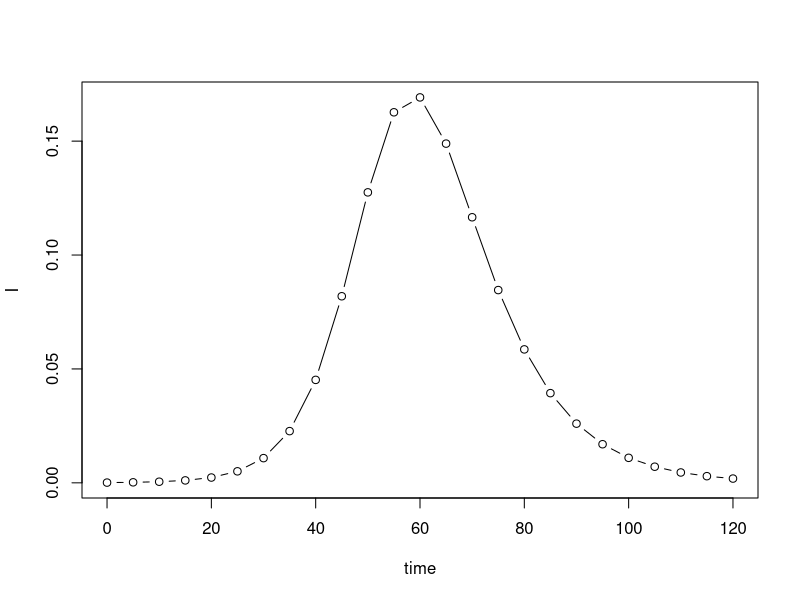
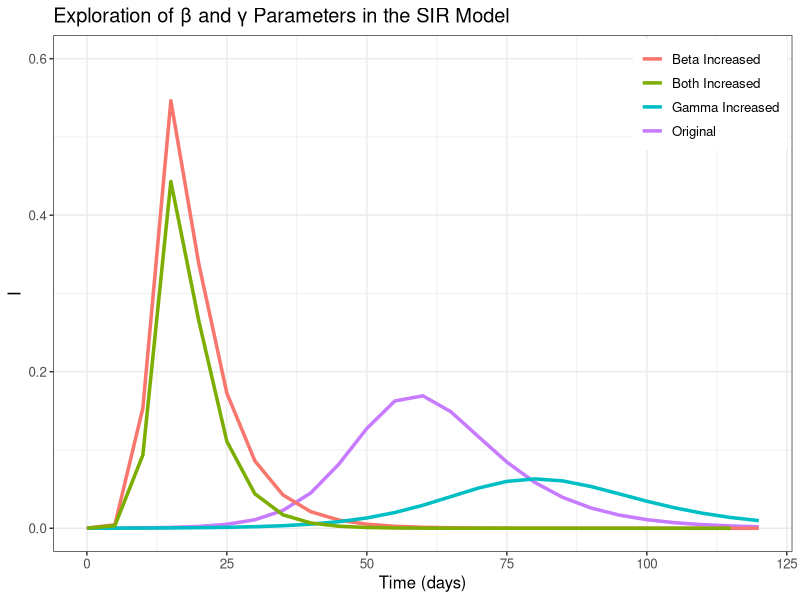
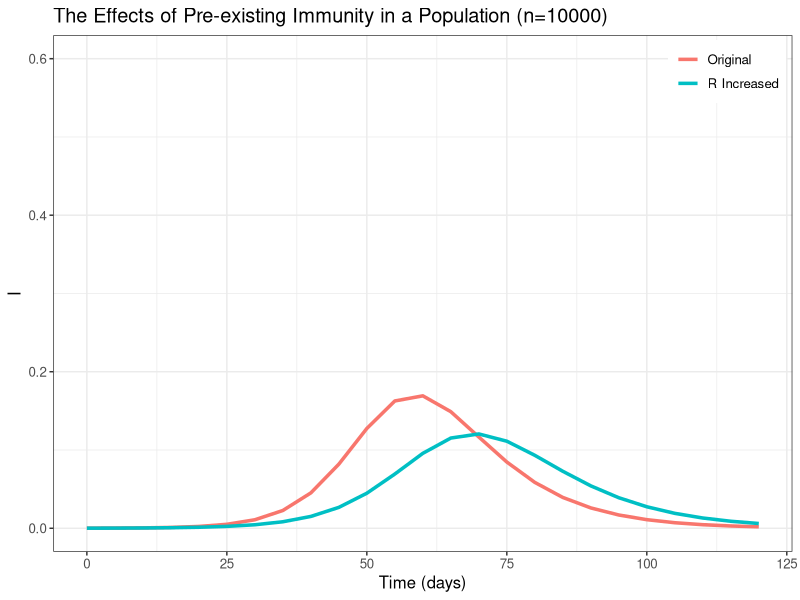
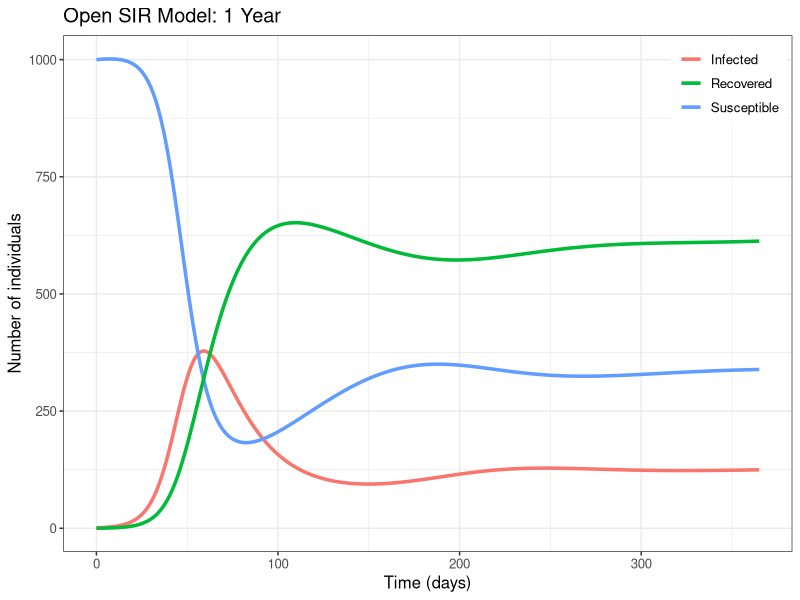
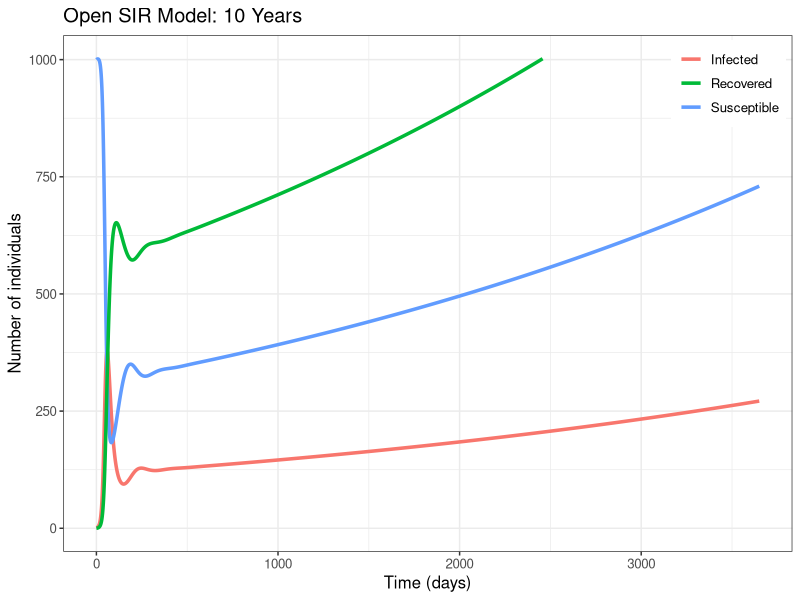
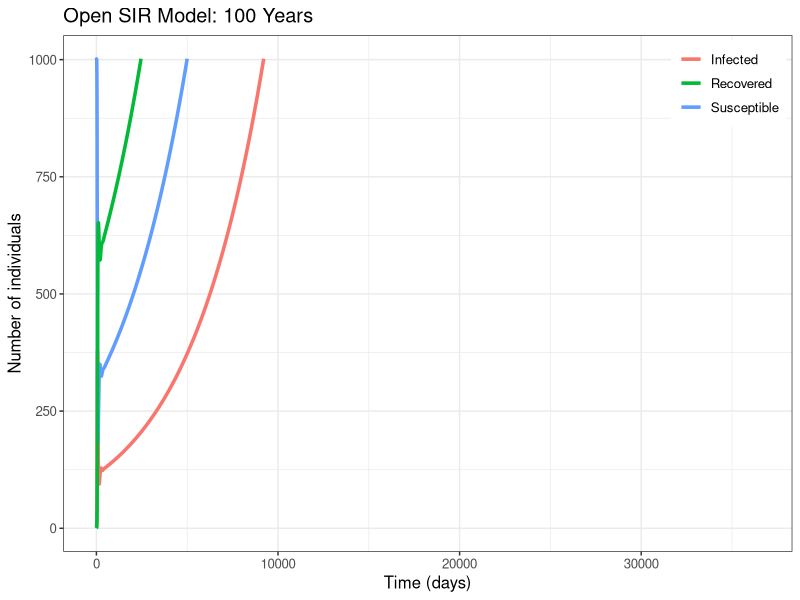
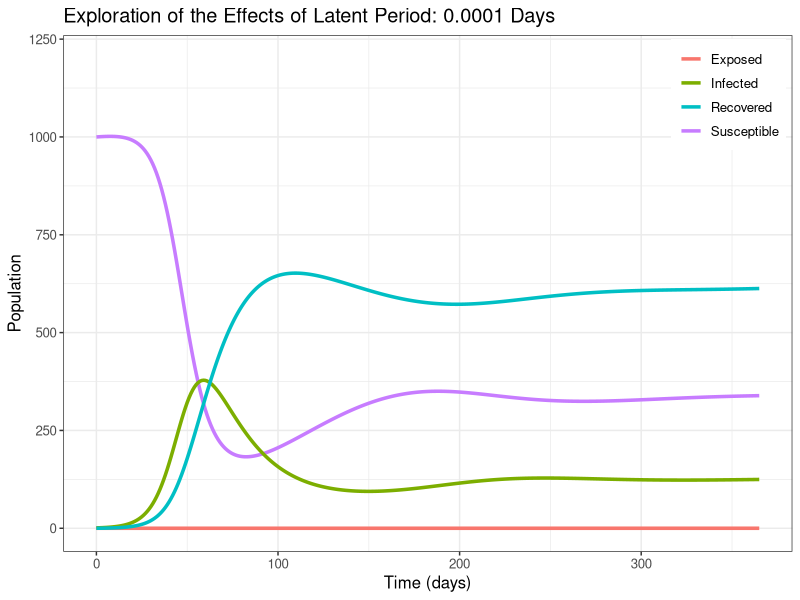
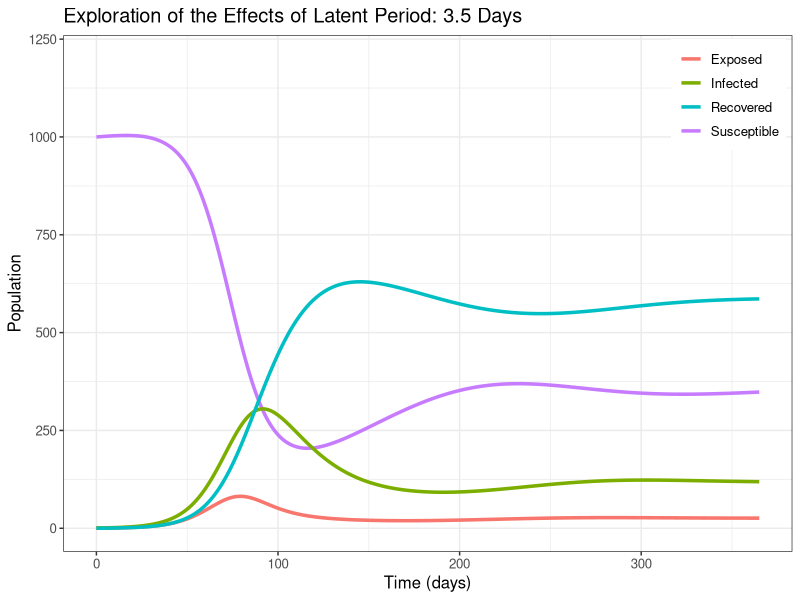

Reproduce these figures in R, in order.
#Coding and solving simple deterministic epidemiological models in R

#-------Load package to do numerical integration----
require(deSolve)
require(ggplot2)

#-------Setup a closed SIR model---------------
sir.model.closed <- function (t, x, params) { #here we begin a function with three arguments
   S <- x[1] #create local variable S, the first element of x
   I <- x[2] #create local variable I
   R <- x[3] #create local variable R
   with( #we can simplify code using "with"
     as.list(params), #this argument to "with" lets us use the variable names
     { #the system of rate equations
       dS <- -beta*S*I
       dI <- beta*S*I-gamma*I
       dR <- gamma*I
       dx <- c(dS,dI,dR) #combine results into a single vector dx
       list(dx) #return result as a list
       }
     )
   }

#--------Assign times, parameters and initial conditions--------------
times <- seq(0,120,by=5) #function seq returns a sequence
params <- c(beta=0.3,gamma=1/7) #function c "c"ombines values into a vector
xstart <- c(S=9999/10000,I=1/10000,R=0) #initial conditions

#---------Simulate a model trajectory------------

out <- as.data.frame(lsoda(xstart,times,sir.model.closed,params)) #result stored in dataframe

#----------Plot the model results-------------

plot(I~time,data=out,type='b') 
#plot the I variable against time Notice: this is a simple plot not using ggplot

#Exercise 1. Explore the dynamics of the system for different values of the β and γ parameters by simulating and plotting trajectories as time ----

times <- seq(0,120,by=5) #Keep the same time in days where there is an increase by 5 starting at 0 and ending at 120.
params <- c(beta=0.3,gamma=1/7) #The original beta and gamma value.
params2 <- c(beta=0.9,gamma=1/7) #Increase the beta and keep the gamma value the same.
params3 <- c(beta=0.3,gamma=1/5) #Increase the gamma and keep the beta value the same.
params4 <- c(beta=0.9,gamma=1/5) #Increase both gamma and beta.
xstart <- c(S=9999/10000,I=1/10000,R=0) #Keep the initial conditions the same.

out <- as.data.frame(lsoda(xstart,times,sir.model.closed,params)) 
out2 <- as.data.frame(lsoda(xstart,times,sir.model.closed,params2))
out3 <- as.data.frame(lsoda(xstart,times,sir.model.closed,params3))
out4 <- as.data.frame(lsoda(xstart,times,sir.model.closed,params4))
#Store the result of each in a dataframe to be used in the plots. 

Ex1 <-ggplot() + 
  geom_line(size = 1.2, data=out, aes(x=time, y=I, colour = "Original")) +
  geom_line(size = 1.2, data=out2, aes(x=time, y=I, colour = "Beta Increased" )) +
  geom_line(size = 1.2, data=out3, aes(x=time, y=I, colour = "Gamma Increased" )) +
  geom_line(size = 1.2, data=out4, aes(x=time, y=I, colour = "Both Increased" )) +
  ylim(0, 0.60) +
  xlim (0,120) +
  labs(title="Exploration of β and γ Parameters in the SIR Model", x = "Time (days)",
       y = "I") +
  theme_bw() +
  theme(text=element_text(size = 12)) +
  theme(legend.justification=c(0.99,0.99), 
        legend.position=c(0.99,0.99), 
        legend.title = element_text(colour="BLACK", size=12),
        text=element_text(size = 12)) +
  theme(legend.title=element_blank())
Ex1
#Created a graph with 4 seperate lines to show the effect of an increase in Beta/Gamma/Both.

#Exercise 2. Explore the dynamics of the system for one set of β and γ at different initial conditions. What happens if there is pre-existing immunity in the population?----

times <- seq(0,120,by=5) #Keep the same time in days where there is an increase by 5 starting at 0 and ending at 120.
params <- c(beta=0.3,gamma=1/7) #The original beta and gamma value.
xchange <- c(S=8999/10000,I=1/10000,R=1000/10000) #Change the initial conditions by increasing R to represent pre-existing immunity in the population.

outchange <- as.data.frame(lsoda(xchange,times,sir.model.closed,params)) 
#Store into a dataframe to be used during plotting.

Ex2 <-ggplot() + 
  geom_line(size = 1.2, data=out, aes(x=time, y=I, colour = "Original")) +
  geom_line(size = 1.2, data=outchange, aes(x=time, y=I, colour = "R Increased" )) +
  ylim(0, 0.60) +
  xlim (0,120) +
  labs(title="The Effects of Pre-existing Immunity in a Population (n=10000)", x = "Time (days)", y = "I") +
  theme_bw() +
  theme(text=element_text(size = 12)) +
  theme(legend.justification=c(0.99,0.99), legend.position=c(0.99,0.99), legend.title = element_text(colour="BLACK", size=12),text=element_text(size = 12)) +
  theme(legend.title=element_blank())
Ex2
#Created a graph with 2 lines: Original initial values and Increased R Values to show the effects of pre-existing immunity in a population. 

#Exercise 3. Modify the code given to study the dynamics of a demographically open SIR model----
openmodel <- function (t, x, parameters) { 
  S <- x[1] #Created a compartment for Susceptible
  I <- x[2] #Created a compartment for Infected
  R <- x[3] #Created a compartment for Recovered
  with( 
    as.list(parameters), 
    {
      dS <-  - (inf.prob*act.rate)*S*I/(S+I+R)  - ds.rate*S + b.rate*(S+I+R)
      dI <- (inf.prob*act.rate)*S*I/(S+I+R) - rec.rate*I - di.rate*I
      dR <- rec.rate*I - dr.rate*R
      dx <- c(dS,dI,dR) 
      list(dx) 
    }
  )
}
#Use an open model as demonstrated in Lab 2. There is the addition of a birth rate and death rate (one for each compartment) to the original SIR model which was closed.

time1 <- seq(0,365, by=1) #Set time1 to 365 days
time2 <- seq(0, 3650, by=1) #Set time2 to 3650 days
time3 <- seq(0, 36500, by=1) #Set time3 to 36500 days
parameters <- c(inf.prob = 0.2,act.rate = 1, rec.rate = 1/20, 
            b.rate = 1/95, ds.rate = 1/100, di.rate = 1/80, 
            dr.rate=1/100)
initial <- c(S=1000, I=1, R=0) #initial conditions

output1 <- as.data.frame(lsoda(initial,time1,openmodel,parameters)) 
output2 <- as.data.frame(lsoda(initial,time2,openmodel,parameters))
output3 <- as.data.frame(lsoda(initial,time3,openmodel,parameters))
#Save the results into a dataframe for each seperate time.

model1 <-ggplot() + 
  geom_line(size = 1.2, data=output1, aes(x=time, y=I, colour = "Infected")) +
  geom_line(size = 1.2, data=output1, aes(x=time, y=S, colour = "Susceptible" )) +
  geom_line(size = 1.2, data=output1, aes(x=time, y=R, colour = "Recovered" )) +
  ylim(0, 1002) +
  xlim (0, 365) +
  labs(title="Open SIR Model: 1 Year", x = "Time (days)",
       y = "Number of individuals") +
  theme_bw() +
  theme(text=element_text(size = 12)) +
  theme(legend.justification=c(0.99,0.99), 
        legend.position=c(0.99,0.99), 
        legend.title = element_text(colour="BLACK", size=12),
        text=element_text(size = 12)) +
  theme(legend.title=element_blank())

model1
#Created a graph with t = 365 days with 3 lines for SIR.

model2 <-ggplot() + 
  geom_line(size = 1.2, data=output2, aes(x=time, y=I, colour = "Infected")) +
  geom_line(size = 1.2, data=output2, aes(x=time, y=S, colour = "Susceptible" )) +
  geom_line(size = 1.2, data=output2, aes(x=time, y=R, colour = "Recovered" )) +
  ylim(0, 1002) +
  xlim (0, 3650) +
  labs(title="Open SIR Model: 10 Years", x = "Time (days)",
       y = "Number of individuals") +
  theme_bw() +
  theme(text=element_text(size = 12)) +
  theme(legend.justification=c(0.99,0.99), 
        legend.position=c(0.99,0.99), 
        legend.title = element_text(colour="BLACK", size=12),
        text=element_text(size = 12)) +
  theme(legend.title=element_blank())

model2
#Created a graph with t = 3650 days with 3 lines for SIR.

model3 <-ggplot() + 
  geom_line(size = 1.2, data=output3, aes(x=time, y=I, colour = "Infected")) +
  geom_line(size = 1.2, data=output3, aes(x=time, y=S, colour = "Susceptible" )) +
  geom_line(size = 1.2, data=output3, aes(x=time, y=R, colour = "Recovered" )) +
  ylim(0, 1002) +
  xlim (0, 36500) +
  labs(title="Open SIR Model: 100 Years", x = "Time (days)",
       y = "Number of individuals") +
  theme_bw() +
  theme(text=element_text(size = 12)) +
  theme(legend.justification=c(0.99,0.99), 
        legend.position=c(0.99,0.99), 
        legend.title = element_text(colour="BLACK", size=12),
        text=element_text(size = 12)) +
  theme(legend.title=element_blank())

model3
#Created a graph with t = 36500 days with 3 lines for SIR.

#Exercise 4. Modify the codes given to study the dynamics of an SEIR model.----
#For this question, use the following parameter values for the latent period: 0.0001 days, 3.5 days, 7 days, and 14 days.

SEIRmodel <- function (time, y, parameters2)
{
  S = y[1]#Created a compartment for Susceptible
  E = y[2]#Created a compartment for Exposed
  I = y[3]#Created a compartment for Infected
  R = y[4]#Created a compartment for Recovered
  with ( 
    as.list (parameters2),
    {
      dS <- - (inf.prob*act.rate)*S*I/(S+I+E+R)  - ds.rate*S + b.rate*(S+I+E+R)
      dE <- (inf.prob*act.rate)*S*I/(S+I+E+R) - (1/latent_period)*E - de.rate*E
      dI <- (1/latent_period)*E - rec.rate*I - di.rate*I
      dR <- rec.rate*I - dr.rate*R
      dres <- c(dS, dE, dI, dR)
      list (dres)
    }
  )
}
#Set up the open SEIR Model with an E compartment, birth rate, death rate, and latent period

par1 <- c(inf.prob = 0.2,act.rate = 1, rec.rate = 1/20, 
                b.rate = 1/95, ds.rate = 1/100, de.rate = 1/90,di.rate = 1/80, 
                dr.rate = 1/100, latent_period = 0.0001) 
par2 <- c(inf.prob = 0.2,act.rate = 1, rec.rate = 1/20, 
          b.rate = 1/95, ds.rate = 1/100, de.rate = 1/90,di.rate = 1/80, 
          dr.rate = 1/100, latent_period = 3.5) 
par3 <- c(inf.prob = 0.2,act.rate = 1, rec.rate = 1/20, 
          b.rate = 1/95, ds.rate = 1/100, de.rate = 1/90,di.rate = 1/80, 
          dr.rate = 1/100, latent_period = 7) 
par4 <- c(inf.prob = 0.2,act.rate = 1, rec.rate = 1/20, 
          b.rate = 1/95, ds.rate = 1/100, de.rate = 1/90,di.rate = 1/80, 
          dr.rate = 1/100, latent_period = 14) 
#Set up the parameters with the 4 different latent periods. Added a death rate for the E compartment.

initial_value <- c(S=1000, E=0, I=1, R=0) #Initial conditions
time <- seq (0, 365, by=1) #Set up time for 365 days.
#Set up the initial values and time. 

ex4_1 <- as.data.frame(lsoda(initial_value, time, SEIRmodel, par1))
ex4_2 <- as.data.frame(lsoda(initial_value, time, SEIRmodel, par2))
ex4_3 <- as.data.frame(lsoda(initial_value, time, SEIRmodel, par3))
ex4_4 <- as.data.frame(lsoda(initial_value, time, SEIRmodel, par4))
#Set up the dataframes to be plotted on the graphs to show the effects of the latent period.

plotEx4_1 <-ggplot() + 
  geom_line(size = 1.2, data=ex4_1, aes(x=time, y=S, colour = "Susceptible")) +
  geom_line(size = 1.2, data=ex4_1, aes(x=time, y=E, colour = "Exposed" )) +
  geom_line(size = 1.2, data=ex4_1, aes(x=time, y=I, colour = "Infected" )) +
  geom_line(size = 1.2, data=ex4_1, aes(x=time, y=R, colour = "Recovered" )) +
  ylim(0, 1200) +
  xlim (0,365) +
  labs(title="Exploration of the Effects of Latent Period: 0.0001 Days", x = "Time (days)",
       y = "Population") +
  theme_bw() +
  theme(text=element_text(size = 12)) +
  theme(legend.justification=c(0.99,0.99), 
        legend.position=c(0.99,0.99), 
        legend.title = element_text(colour="BLACK", size=12),
        text=element_text(size = 12)) +
  theme(legend.title=element_blank())
#Plot the first latent period with the different parameters (S E I R)

plotEx4_2 <-ggplot() + 
  geom_line(size = 1.2, data=ex4_2, aes(x=time, y=S, colour = "Susceptible")) +
  geom_line(size = 1.2, data=ex4_2, aes(x=time, y=E, colour = "Exposed" )) +
  geom_line(size = 1.2, data=ex4_2, aes(x=time, y=I, colour = "Infected" )) +
  geom_line(size = 1.2, data=ex4_2, aes(x=time, y=R, colour = "Recovered" )) +
  ylim(0, 1200) +
  xlim (0,365) +
  labs(title="Exploration of the Effects of Latent Period: 3.5 Days", x = "Time (days)",
       y = "Population") +
  theme_bw() +
  theme(text=element_text(size = 12)) +
  theme(legend.justification=c(0.99,0.99), 
        legend.position=c(0.99,0.99), 
        legend.title = element_text(colour="BLACK", size=12),
        text=element_text(size = 12)) +
  theme(legend.title=element_blank())
#Plot the second latent period with the different parameters (S E I R)

plotEx4_3 <-ggplot() + 
  geom_line(size = 1.2, data=ex4_3, aes(x=time, y=S, colour = "Susceptible")) +
  geom_line(size = 1.2, data=ex4_3, aes(x=time, y=E, colour = "Exposed" )) +
  geom_line(size = 1.2, data=ex4_3, aes(x=time, y=I, colour = "Infected" )) +
  geom_line(size = 1.2, data=ex4_3, aes(x=time, y=R, colour = "Recovered" )) +
  ylim(0, 1200) +
  xlim (0,365) +
  labs(title="Exploration of the Effects of Latent Period: 7 Days", x = "Time (days)",
       y = "Population") +
  theme_bw() +
  theme(text=element_text(size = 12)) +
  theme(legend.justification=c(0.99,0.99), 
        legend.position=c(0.99,0.99), 
        legend.title = element_text(colour="BLACK", size=12),
        text=element_text(size = 12)) +
  theme(legend.title=element_blank())
#Plot the third latent period with the different parameters (S E I R)

plotEx4_4 <-ggplot() + 
  geom_line(size = 1.2, data=ex4_4, aes(x=time, y=S, colour = "Susceptible")) +
  geom_line(size = 1.2, data=ex4_4, aes(x=time, y=E, colour = "Exposed" )) +
  geom_line(size = 1.2, data=ex4_4, aes(x=time, y=I, colour = "Infected" )) +
  geom_line(size = 1.2, data=ex4_4, aes(x=time, y=R, colour = "Recovered" )) +
  ylim(0, 1200) +
  xlim (0,365) +
  labs(title="Exploration of the Effects of Latent Period: 14 Days", x = "Time (days)",
       y = "Population") +
  theme_bw() +
  theme(text=element_text(size = 12)) +
  theme(legend.justification=c(0.99,0.99), 
        legend.position=c(0.99,0.99), 
        legend.title = element_text(colour="BLACK", size=12),
        text=element_text(size = 12)) +
  theme(legend.title=element_blank())
#Plot the fourth latent period with the different parameters (S E I R)

plotEx4_1
plotEx4_2
plotEx4_3
plotEx4_4
#All 4 plots for Exercise 4 to show the effects of different latent periods on the different parameters.
